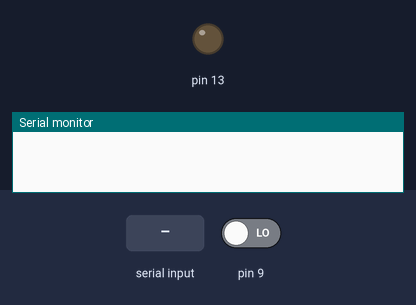
A sketch run on a simulated Arduino Uno, built with avr-gcc and run on an emulated ATmega328P. On the bench: output pins drawn as LEDs (lit = HIGH), the last lines printed to the serial monitor. The inputs (shaded band) are chosen by the test bench; at power-on: pin 9 LOW.

Above: at 1.2 s.
1.3 s: "s" received over Serial
3.5 s: pin 9 driven HIGH
At 5.0 s:
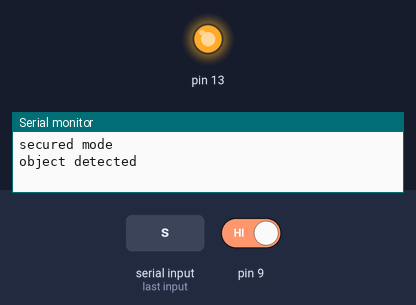
5.5 s: "u" received over Serial
Timing chart, 0 to 8.5 s (numbered marks = the images above; inputs shaded):
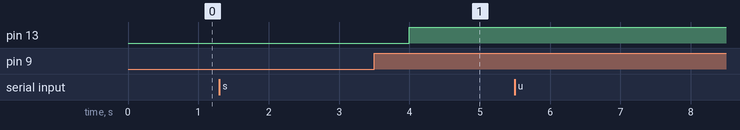

The sketch:

security_with_pir.ino
```cpp
void setup() {
  // put your setup code here, to run once:
  pinMode(9,INPUT);
  pinMode(13,OUTPUT);
  Serial.begin(9600);

}

boolean flag=false;
void loop() {
  // put your main code here, to run repeatedly:
  char mode=Serial.read();
  if(mode=='s')
  {
    Serial.println("secured mode");
    flag=true;
  }

  else if(mode=='u')
  {
    Serial.println("unsecured mode");
    flag=false;

  }

   if(digitalRead(9)==1 && flag==true)
    {
    digitalWrite(13,1);
    Serial.println("object detected");

    }
//    else
//    {
//      Serial.println("not found");
//    }
  delay(1000);
}
```

Measured:
- after the input at 3.5 s, pin 13: LOW → HIGH after 0.50 s
